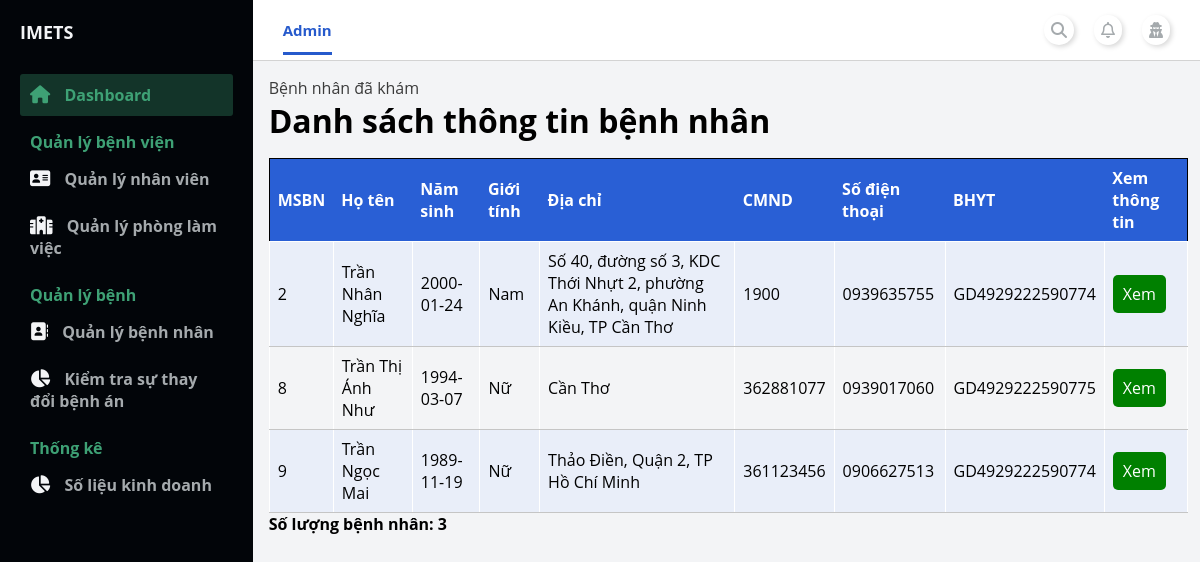
/admin/index.php?page_layout=list_patientManagement (signed in), run on the app's committed database.
### tables this page shows
CREATE TABLE `patient` (
  `ID_Patient` int(11) NOT NULL,
  `Name` varchar(100) NOT NULL,
  `DOB` date NOT NULL,
  `Sex` varchar(10) NOT NULL,
  `Address` varchar(200) DEFAULT NULL,
  `CMND` varchar(15) DEFAULT NULL,
  `PhoneNumber` varchar(25) NOT NULL,
  `ID_BHYT` varchar(20) DEFAULT NULL,
  `VoteRate` double NOT NULL,
  `UserName` varchar(100) NOT NULL,
  `Password` varchar(100) NOT NULL
);

### admin/modules_admin/patient_management/list_patientManagement.php (the view, shortened to what this page needs)
<main>
    <div class="container-table">
        <div class="link-nav-pages">
            <a href="">Bệnh nhân đã khám</a>
        </div>
        <div class="table-header">
            <h1>Danh sách thông tin bệnh nhân</h1>
        </div>
        <div class="table-body">
            <table class="table">
                <thead class="thead-dark">
                    <tr>
                        <th>MSBN</th>
                        <th>Họ tên</th>
                        <th>Năm sinh</th>
                        <th>Giới tính</th>
                        <th>Địa chỉ</th>
                        <th>CMND</th>
                        <th>Số điện thoại</th>
                        <th>BHYT</th>
                        <th>Xem thông tin</th>
                    </tr>
                </thead>
                <tbody>
                    <tr>
                        <?php
                            include './../config.php';
                            $sql = "SELECT * FROM patient";
                            $count_patient=0;
                            $query = mysqli_query($conn, $sql);
                            while($rows = mysqli_fetch_array($query)){ ?>
                            <tr>
                                <td><?php echo $rows["ID_Patient"] ?></td>
                                <td><?php echo $rows["Name"] ?></td>
                                <td><?php echo $rows["DOB"] ?></td>
                                <td><?php echo $rows["Sex"] ?></td>
                                <td><?php echo $rows["Address"] ?></td>
                                <td><?php echo $rows["CMND"] ?></td>
                                <td><?php echo $rows["PhoneNumber"] ?></td>
                                <td><?php echo $rows["ID_BHYT"] ?></td>
                                <?php $count_patient++ ?>
                                <td>
                                    <a href="./index.php?page_layout=patient_management&ID_Patient=<?php echo $rows["ID_Patient"] ?>" style="background-color: green;color: white;padding: 8px 10px;text-align: center;text-decoration: none;display: inline-block;border-radius: 5px;">
                                        Xem
                                    </a>
                                </td>
                            </tr>
                        <?php } ?>
                    </tr>
            </table>
            <p><b><?php echo 'Số lượng bệnh nhân: '. $count_patient ?></b></p>
        </div>
    </div>
</main>

### admin/modules_admin/style/index_admin.css (style rules this page uses)
:root { --white: #ffffff; --lightblue:#E9EEF9; --blue:#295FD5; --blacktext:#3B3B3B; --red: #E85253; --box-shadow:.5rem .5rem 0 rgba(22, 86, 160, 0.2); --text-shadow:.4rem .4rem 0 rgba(0, 0, 0, .2); --border:.2rem solid var(--blue); }
* { margin: 0; padding: 0; }
body { box-sizing: border-box; font-family: 'Open Sans', sans-serif; }

### admin/modules_admin/style/content_admin.css (style rules this page uses)
main { background: #f3f4f6; grid-area: main; overflow-y: auto; }

### admin/modules_admin/style/staff_management.css (style rules this page uses)
.container-table { width: 97%; margin: 1rem 1rem 0 1rem; }
.table { border-collapse: collapse; width: 100%; margin-top: 1rem; border: 1px solid rgb(0, 0, 0); }
.thead-dark { background-color: var(--blue); color: var(--white); }
th, td { text-align: left; padding: 0.5rem; }
tr:nth-child(even) { background-color: var(--lightblue); }

### admin/modules_admin/style/detail_staffManagement.css (style rules this page uses)
.link-nav-pages a { text-decoration: none; color: var(--blacktext); }

### admin/modules_admin/style/patient_management.css (style rules this page uses)
.personalInfoTable th, td { padding: 8px; text-align: left; border-bottom: 1px solid #c5c5c5; border-top: 1px solid #ffffff; border-right: 1px solid #ffffff; border-left: 1px solid #ffffff; }

### data on the page
patient: ID_Patient "2", Name "Trần Nhân Nghĩa", DOB "2000-01-24", Sex "Nam", Address "Số 40, đường số 3, KDC Thới Nhựt 2, phường An Khánh, quận Ninh Kiều, TP Cần Thơ", CMND "1900", PhoneNumber "0939635755", ID_BHYT "GD4929222590774"
patient: ID_Patient "8", Name "Trần Thị Ánh Như", DOB "1994-03-07", Sex "Nữ", Address "Cần Thơ", CMND "362881077", PhoneNumber "0939017060", ID_BHYT "GD4929222590775"
patient: ID_Patient "9", Name "Trần Ngọc Mai", DOB "1989-11-19", Sex "Nữ", Address "Thảo Điền, Quận 2, TP Hồ Chí Minh", CMND "361123456", PhoneNumber "0906627513", ID_BHYT "GD4929222590774"

### other printed values
$count_patient "3"
